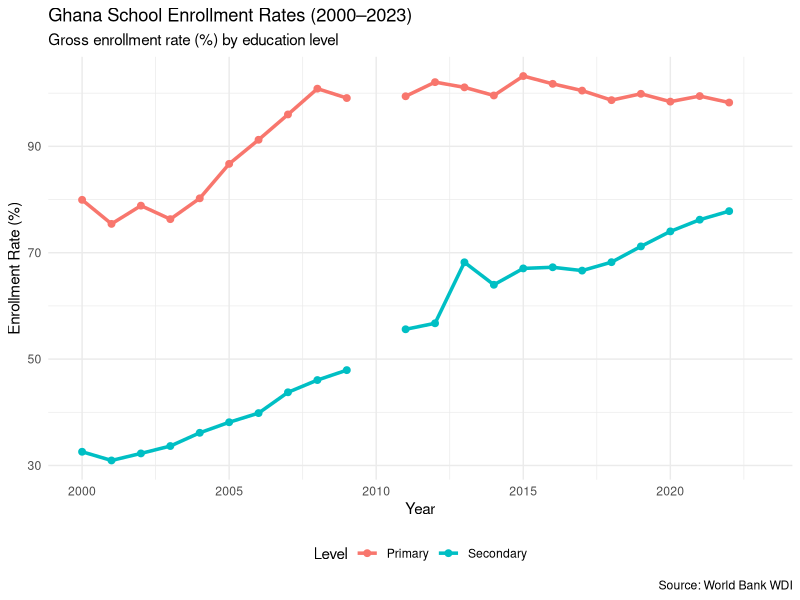
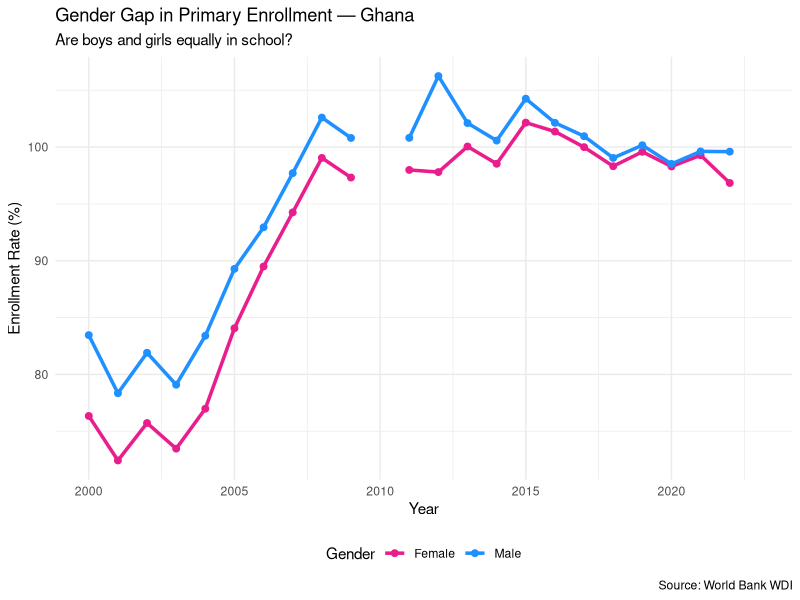
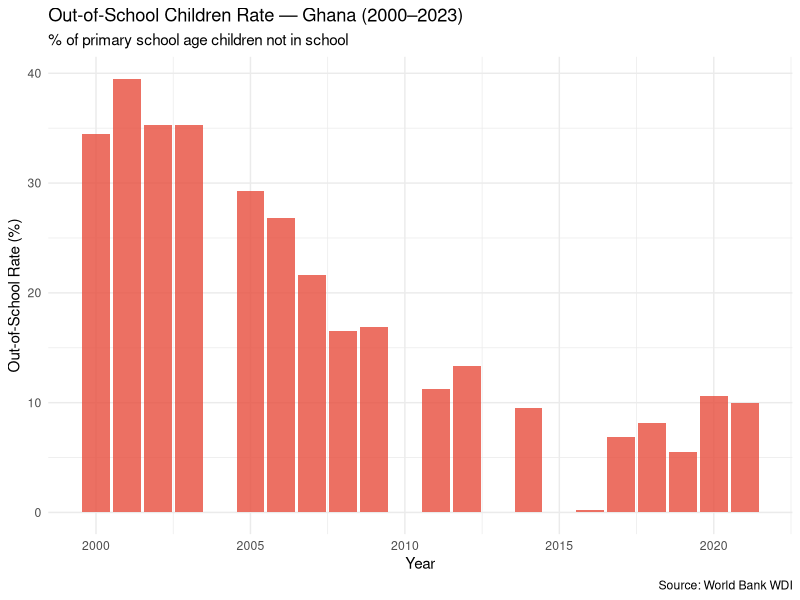
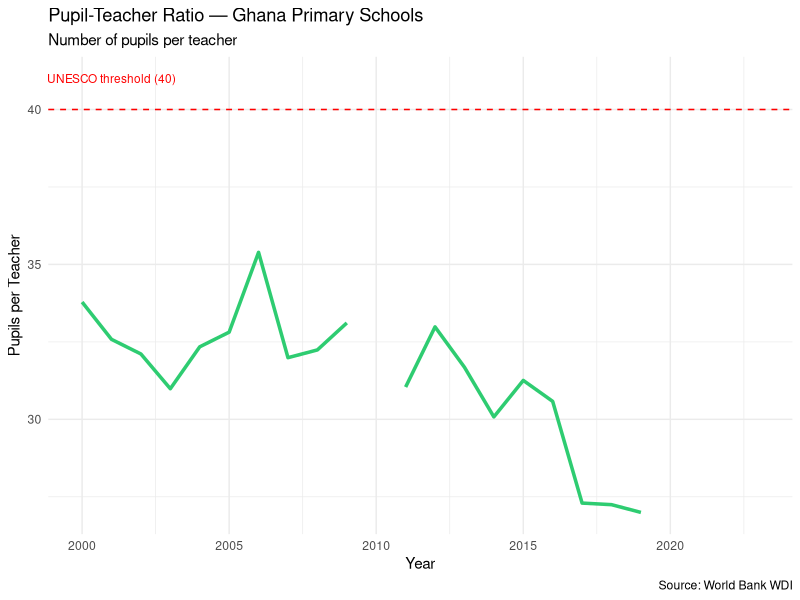
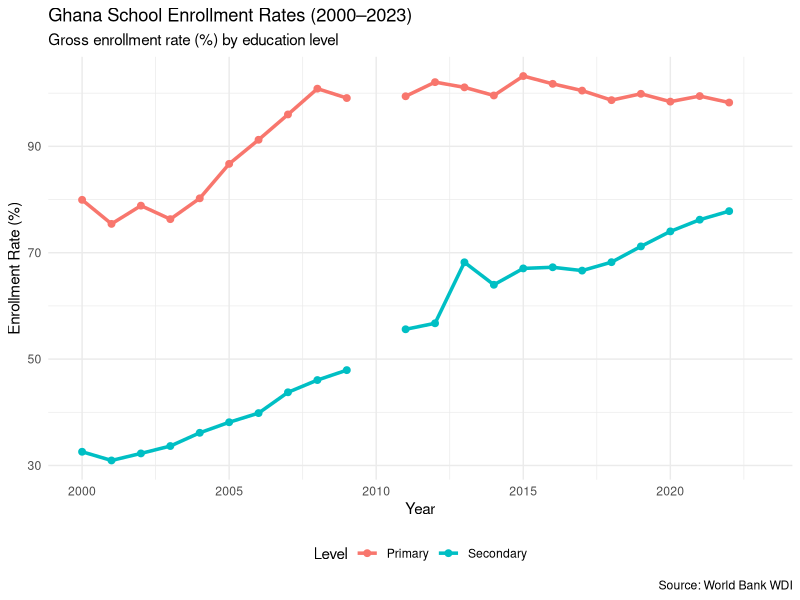
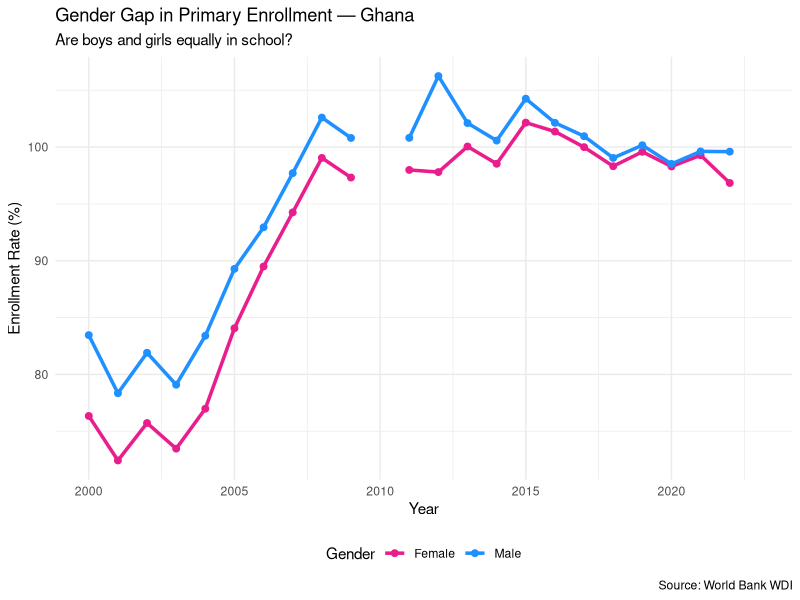
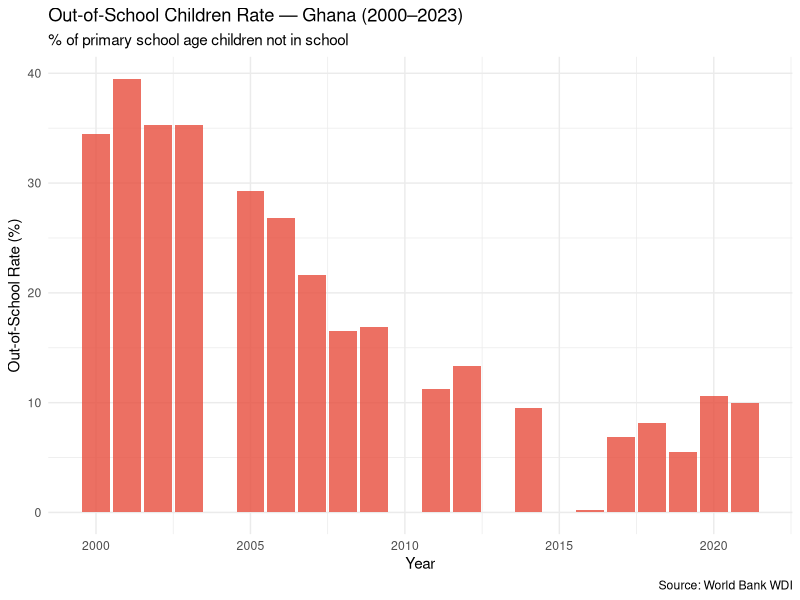
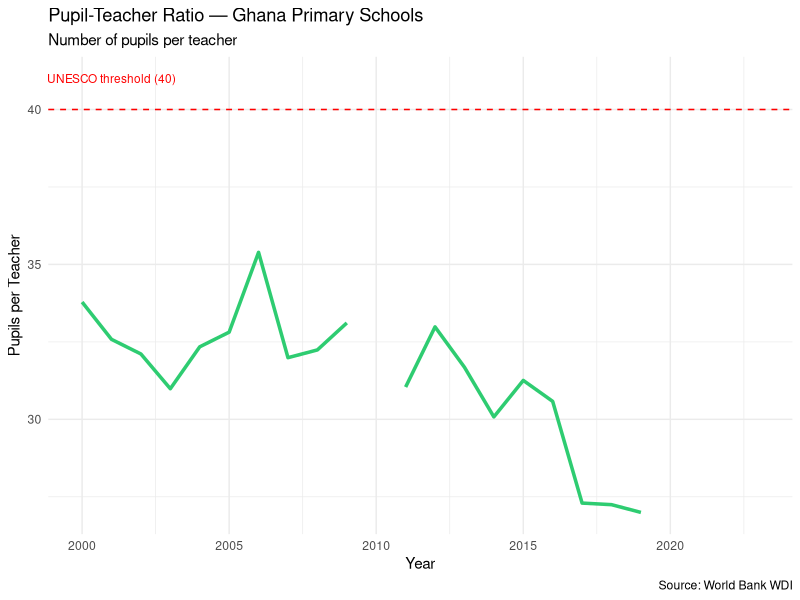

The R source for these figures, in order:
# 03_visualize.R
# Visualizations for Ghana education data

library(tidyverse)

# Load cleaned data
ghana <- read_csv("data/processed/ghana_education_clean.csv")

# ── Chart 1: Primary vs Secondary Enrollment over time ──────────────────

enrollment_long <- ghana %>%
  select(year, enrollment_primary, enrollment_secondary) %>%
  pivot_longer(
    cols      = c(enrollment_primary, enrollment_secondary),
    names_to  = "level",
    values_to = "enrollment"
  ) %>%
  mutate(level = recode(level,
                        "enrollment_primary"   = "Primary",
                        "enrollment_secondary" = "Secondary"
  ))

ggplot(enrollment_long, aes(x = year, y = enrollment, colour = level)) +
  geom_line(linewidth = 1.2) +
  geom_point(size = 2) +
  labs(
    title    = "Ghana School Enrollment Rates (2000–2023)",
    subtitle = "Gross enrollment rate (%) by education level",
    x        = "Year",
    y        = "Enrollment Rate (%)",
    colour   = "Level",
    caption  = "Source: World Bank WDI"
  ) +
  theme_minimal() +
  theme(legend.position = "bottom")

# ── Chart 2: Gender Gap in Primary Enrollment ────────────────────────────

gender_long <- ghana %>%
  select(year, enrollment_primary_f, enrollment_primary_m) %>%
  pivot_longer(
    cols      = c(enrollment_primary_f, enrollment_primary_m),
    names_to  = "gender",
    values_to = "enrollment"
  ) %>%
  mutate(gender = recode(gender,
                         "enrollment_primary_f" = "Female",
                         "enrollment_primary_m" = "Male"
  ))

ggplot(gender_long, aes(x = year, y = enrollment, colour = gender)) +
  geom_line(linewidth = 1.2) +
  geom_point(size = 2) +
  scale_colour_manual(values = c("Female" = "#E91E8C", "Male" = "#1E90FF")) +
  labs(
    title    = "Gender Gap in Primary Enrollment — Ghana",
    subtitle = "Are boys and girls equally in school?",
    x        = "Year",
    y        = "Enrollment Rate (%)",
    colour   = "Gender",
    caption  = "Source: World Bank WDI"
  ) +
  theme_minimal() +
  theme(legend.position = "bottom")

# ── Chart 3: Out-of-school children over time ────────────────────────────

ghana %>%
  filter(!is.nan(out_of_school)) %>%
  ggplot(aes(x = year, y = out_of_school)) +
  geom_col(fill = "#E74C3C", alpha = 0.8) +
  labs(
    title   = "Out-of-School Children Rate — Ghana (2000–2023)",
    subtitle = "% of primary school age children not in school",
    x       = "Year",
    y       = "Out-of-School Rate (%)",
    caption = "Source: World Bank WDI"
  ) +
  theme_minimal()

# ── Chart 4: Pupil-Teacher Ratio over time ───────────────────────────────

ghana %>%
  filter(!is.nan(pupil_teacher_ratio)) %>%
  ggplot(aes(x = year, y = pupil_teacher_ratio)) +
  geom_line(linewidth = 1.2, colour = "#2ECC71") +
  geom_hline(yintercept = 40, linetype = "dashed", colour = "red") +
  annotate("text", x = 2001, y = 41, label = "UNESCO threshold (40)", 
           colour = "red", size = 3) +
  labs(
    title   = "Pupil-Teacher Ratio — Ghana Primary Schools",
    subtitle = "Number of pupils per teacher",
    x       = "Year",
    y       = "Pupils per Teacher",
    caption = "Source: World Bank WDI"
  ) +
  theme_minimal()

# ── Save all charts ───────────────────────────────────────────────────────

# Re-run each chart assigned to a variable
p1 <- ggplot(enrollment_long, aes(x = year, y = enrollment, colour = level)) +
  geom_line(linewidth = 1.2) + geom_point(size = 2) +
  labs(title = "Ghana School Enrollment Rates (2000–2023)",
       subtitle = "Gross enrollment rate (%) by education level",
       x = "Year", y = "Enrollment Rate (%)", colour = "Level",
       caption = "Source: World Bank WDI") +
  theme_minimal() + theme(legend.position = "bottom")

p2 <- ggplot(gender_long, aes(x = year, y = enrollment, colour = gender)) +
  geom_line(linewidth = 1.2) + geom_point(size = 2) +
  scale_colour_manual(values = c("Female" = "#E91E8C", "Male" = "#1E90FF")) +
  labs(title = "Gender Gap in Primary Enrollment — Ghana",
       subtitle = "Are boys and girls equally in school?",
       x = "Year", y = "Enrollment Rate (%)", colour = "Gender",
       caption = "Source: World Bank WDI") +
  theme_minimal() + theme(legend.position = "bottom")

p3 <- ghana %>% filter(!is.nan(out_of_school)) %>%
  ggplot(aes(x = year, y = out_of_school)) +
  geom_col(fill = "#E74C3C", alpha = 0.8) +
  labs(title = "Out-of-School Children Rate — Ghana (2000–2023)",
       subtitle = "% of primary school age children not in school",
       x = "Year", y = "Out-of-School Rate (%)",
       caption = "Source: World Bank WDI") +
  theme_minimal()

p4 <- ghana %>% filter(!is.nan(pupil_teacher_ratio)) %>%
  ggplot(aes(x = year, y = pupil_teacher_ratio)) +
  geom_line(linewidth = 1.2, colour = "#2ECC71") +
  geom_hline(yintercept = 40, linetype = "dashed", colour = "red") +
  annotate("text", x = 2001, y = 41, label = "UNESCO threshold (40)",
           colour = "red", size = 3) +
  labs(title = "Pupil-Teacher Ratio — Ghana Primary Schools",
       subtitle = "Number of pupils per teacher",
       x = "Year", y = "Pupils per Teacher",
       caption = "Source: World Bank WDI") +
  theme_minimal()

# Save to outputs/
ggsave("outputs/01_enrollment_trends.png",  p1, width = 8, height = 5, dpi = 150)
ggsave("outputs/02_gender_gap.png",         p2, width = 8, height = 5, dpi = 150)
ggsave("outputs/03_out_of_school.png",      p3, width = 8, height = 5, dpi = 150)
ggsave("outputs/04_pupil_teacher_ratio.png",p4, width = 8, height = 5, dpi = 150)

message("✅ All charts saved to outputs/")
